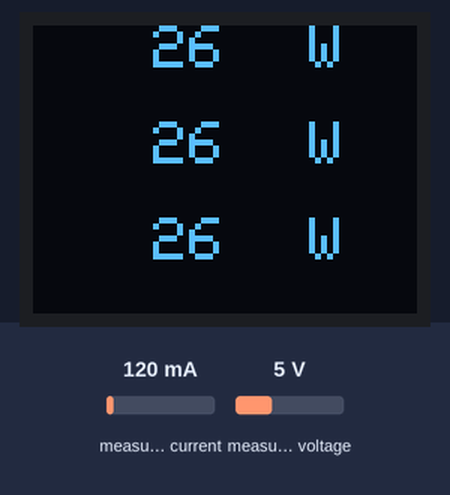
A sketch run on a simulated ESP8266 (NodeMCU). On the bench: 64×48 one-colour display. The test bench sets the inputs (shaded band); at power-on: measured current 120 mA, measured voltage 5 V. WiFi joins after 1.5 s; servers stay silent unless stated; what the sketch prints to the serial monitor is not drawn.

Above: at 3.0 s.
3.1 s: measured current set to 40 mA
At 4.6 s:
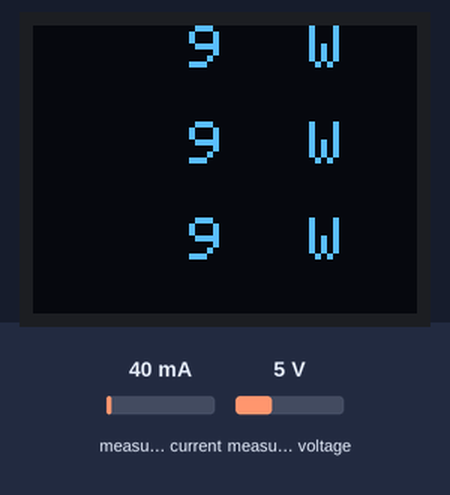
5.5 s: measured current set to 500 mA
At 7.2 s:
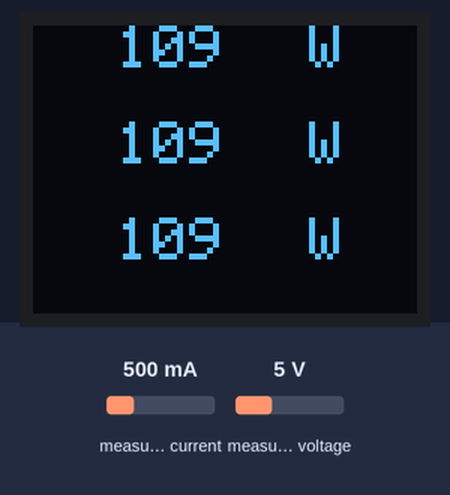
7.5 s: measured voltage set to 0.3 V
At 8.8 s:
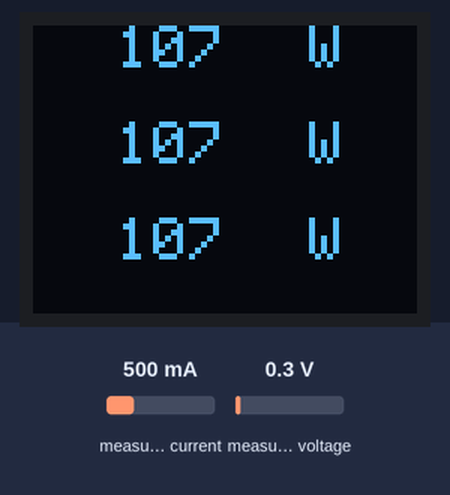
11.0 s: measured voltage set to 7.5 V
At 13.1 s:
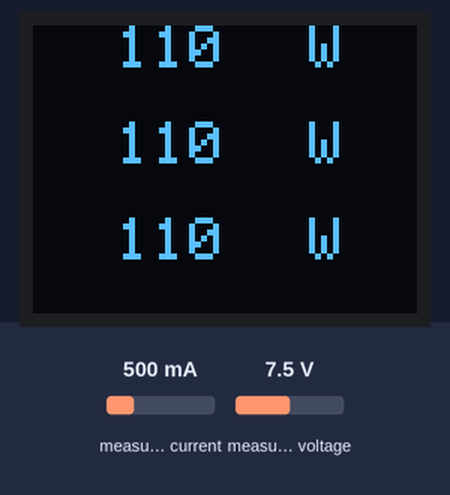
Timing chart, 0 to 14.5 s (numbered marks = the images above; inputs shaded):
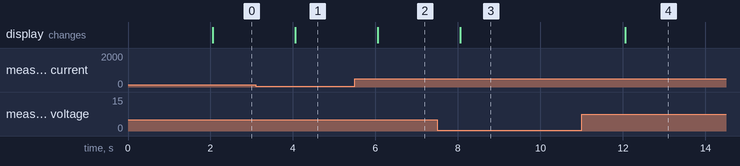

The sketch:

3phase_blynk.ino
```cpp
/*
   -PZEM004T-
   5V - 5V
   GND - GND

   D3 - TX(PZEM1)
   D4 - RX(PZEM1)

   D5 - TX(PZEM2)
   D6 - RX(PZEM2)

   D7 - TX(PZEM3)
   D0 - RX(PZEM3)

*/

#define BLYNK_PRINT Serial

#define BLYNK_TEMPLATE_ID "TMPLnx5ptZE1"
#define BLYNK_DEVICE_NAME "POWERMERTER"
#define BLYNK_AUTH_TOKEN "Did9U8FssPk-GBxXcy65IT6cl4doO3SZ"

#include <ESP8266WiFi.h>
#include <PZEM004Tv30.h>
#include <Wire.h>  // Include Wire if you're using I2C
#include <SFE_MicroOLED.h>  // Include the SFE_MicroOLED library
#include <BlynkSimpleEsp8266.h>

#define PIN_RESET -1
#define DC_JUMPER 0


MicroOLED oled(PIN_RESET, DC_JUMPER);
PZEM004Tv30 pzem1(D3, D4); //rx,tx pin for phase1
PZEM004Tv30 pzem2(D5, D6); //rx,tx pin for phase2
PZEM004Tv30 pzem3(D7, D0); //rx,tx pin for phase3

unsigned long previousMillis = 0;
float voltage1, current1, power1, energy1, frequency1, pf1;
float voltage2, current2, power2, energy2, frequency2, pf2;
float voltage3, current3, power3, energy3, frequency3, pf3;

char ssid[] = "ssid";
char pass[] = "pass";
char auth[] = BLYNK_AUTH_TOKEN;

uint8_t logo_bmp[] = {
  0x00, 0x00, 0x00, 0x00, 0x00, 0x00, 0x00, 0x00, 0x00, 0x00, 0x00, 0x00, 0x00, 0x80, 0xC0, 0xE0, 0xC0, 0xF0, 0xE0, 0x78, 0x38, 0x78, 0x3C, 0x1C, 0x3C, 0x1C, 0x1E, 0x1E, 0x1E, 0x1E, 0x1E, 0x1E, 0x1E, 0x1E, 0x1E, 0x1E, 0x1C, 0x3C, 0x1C, 0x3C, 0x78, 0x38, 0xF0, 0xE0, 0xF0, 0xC0, 0xC0, 0xC0, 0x80, 0x00, 0x00, 0x00, 0x00, 0x00, 0x00, 0x00, 0x00, 0x00, 0x00, 0x00, 0x00, 0x00, 0x00, 0x00, 0x00, 0x00, 0x00, 0x00, 0x00, 0x00, 0x00, 0x00, 0x00, 0x00, 0x00, 0x00, 0x00, 0x01, 0x03, 0x03, 0x01, 0x00, 0x00, 0xF0, 0xF8, 0x70, 0x3C, 0x3C, 0x1C, 0x1E, 0x1E, 0x0E, 0x0E, 0x0E, 0x0F, 0x0F, 0x0E, 0x0E, 0x1E, 0x1E, 0x1E, 0x3C, 0x1C, 0x7C, 0x70, 0xF0, 0x70, 0x20, 0x01, 0x01, 0x03, 0x03, 0x01, 0x00, 0x00, 0x00, 0x00, 0x00, 0x00, 0x00, 0x00, 0x00, 0x00, 0x00, 0x00, 0x00, 0x00, 0x00, 0x00, 0x00, 0x00, 0x00, 0x00, 0x00, 0x00, 0x00, 0x00, 0x00, 0x00, 0x00, 0x00, 0x00, 0x00, 0x00, 0x00, 0x00, 0x00, 0x00, 0x00, 0x00, 0x00, 0x08, 0x1C, 0x3E, 0x1E, 0x0F, 0x0F, 0x07, 0x87, 0x87, 0x07, 0x0F, 0x0F, 0x1E, 0x3E, 0x1C, 0x00, 0x00, 0x00, 0x00, 0x00, 0x00, 0x00, 0x00, 0x00, 0x00, 0x00, 0x00, 0x00, 0x00, 0x00, 0x00, 0x00, 0x00, 0x00, 0x00, 0x00, 0x00, 0x00, 0x00, 0x00, 0x00, 0x00, 0x00, 0x00, 0x00, 0x00, 0x00, 0x00, 0x00, 0x00, 0x00, 0x00, 0x00, 0x00, 0x00, 0x00, 0x00, 0x00, 0x00, 0x00, 0x00, 0x00, 0x00, 0x00, 0x00, 0x00, 0x00, 0x00, 0x06, 0x1F, 0x1F, 0x3F, 0x3F, 0x1F, 0x1F, 0x06, 0x00, 0x00, 0x00, 0x00, 0x00, 0x00, 0x00, 0x00, 0x00, 0x00, 0x00, 0x00, 0x00, 0x00, 0x00, 0x00, 0x00, 0x00, 0x00, 0x00, 0x00, 0x00, 0x00, 0x00, 0x00, 0x00, 0x00, 0x00, 0x00, 0x00, 0x00, 0x00, 0x00, 0x00, 0x00, 0x00, 0x00, 0x00, 0x00, 0x00, 0x00, 0x00, 0x00, 0x00, 0x00, 0x00, 0x00, 0x00, 0x00, 0x00, 0x00, 0x00, 0x00, 0x00, 0x00, 0x00, 0x00, 0x00, 0x00, 0x00, 0x00, 0x00, 0x00, 0x00, 0x00, 0x00, 0x00, 0x00, 0x00, 0x00, 0x00, 0x00, 0x00, 0x00, 0x00, 0x00, 0x00, 0x00, 0x00, 0x00, 0x00, 0x00, 0x00, 0x00, 0x00, 0x00, 0x00, 0x00, 0x00, 0x00, 0x00, 0x00, 0x00, 0x00, 0x00, 0x00, 0x00, 0x00, 0x00, 0x00, 0x00, 0x00, 0x00, 0x00, 0x00, 0x00, 0x00, 0x00, 0x00, 0x00, 0x00, 0x00, 0x00, 0x00, 0x00, 0x00, 0x00, 0x00, 0x00, 0x00, 0x00, 0x00, 0x00, 0x00, 0x00, 0x00, 0x00, 0x00, 0x00, 0x00, 0x00, 0x00, 0x00, 0x00, 0x00, 0x00, 0x00, 0x00, 0x00, 0x00, 0x00, 0x00, 0x00, 0x00, 0x00, 0x00, 0x00, 0x00, 0x00, 0x00, 0x00, 0x00, 0x00, 0x00, 0x00, 0x00, 0x00
};

//for reset energy
BLYNK_WRITE(V7)
{
  int pinValue = param.asInt();
  if (pinValue == HIGH) {
    Serial.println("Reset energy1");
    pzem1.resetEnergy();
  }
}
BLYNK_WRITE(V14)
{
  int pinValue = param.asInt();
  if (pinValue == HIGH) {
    Serial.println("Reset energy2");
    pzem2.resetEnergy();
  }
}
BLYNK_WRITE(V21)
{
  int pinValue = param.asInt();
  if (pinValue == HIGH) {
    Serial.println("Reset energy3");
    pzem3.resetEnergy();
  }
}

void setup() {
  Serial.begin(115200);
  Wire.begin();

  //------Display LOGO at start------
  oled.begin();
  oled.clear(PAGE);
  oled.clear(ALL);
  oled.drawBitmap(logo_bmp);//call the drawBitmap function and pass it the array from above
  oled.setFontType(0);
  oled.setCursor(0, 36);
  oled.print(" IoTbundle");
  oled.display();

  //  pzem.resetEnergy(); //reset energy

  Blynk.begin(auth, ssid, pass);

}

void loop() {
  Blynk.run();
  unsigned long currentMillis = millis();
  if (currentMillis - previousMillis >= 1000) { //run every 1 second
    previousMillis = currentMillis;
    displayValue(); //update OLED

    //------sent data to blynk------
    //phase1 (V7 for reset energy)
    if (!isnan(voltage1)) {
      Blynk.virtualWrite(V1, voltage1);
      Blynk.virtualWrite(V2, current1);
      Blynk.virtualWrite(V3, power1);
      Blynk.virtualWrite(V4, energy1);
      Blynk.virtualWrite(V5, frequency1);
      Blynk.virtualWrite(V6, pf1);
    }
    //phase2 (V14 for reset energy)
    if (!isnan(voltage2)) {
      Blynk.virtualWrite(V8, voltage2);
      Blynk.virtualWrite(V9, current2);
      Blynk.virtualWrite(V10, power2);
      Blynk.virtualWrite(V11, energy2);
      Blynk.virtualWrite(V12, frequency2);
      Blynk.virtualWrite(V13, pf2);
    }
    //phase3 (V21 for reset energy)
    if (!isnan(voltage3)) {
      Blynk.virtualWrite(V15, voltage3);
      Blynk.virtualWrite(V16, current3);
      Blynk.virtualWrite(V17, power3);
      Blynk.virtualWrite(V18, energy3);
      Blynk.virtualWrite(V19, frequency3);
      Blynk.virtualWrite(V20, pf3);
    }
  }
}

void displayValue() {

  //------read data------
  //phase1
  voltage1 = pzem1.voltage();
  current1 = pzem1.current();
  power1 = pzem1.power();
  energy1 = pzem1.energy();
  frequency1 = pzem1.frequency();
  pf1 = pzem1.pf();
  //phase2
  voltage2 = pzem2.voltage();
  current2 = pzem2.current();
  power2 = pzem2.power();
  energy2 = pzem2.energy();
  frequency2 = pzem2.frequency();
  pf2 = pzem2.pf();
  //phase3
  voltage3 = pzem3.voltage();
  current3 = pzem3.current();
  power3 = pzem3.power();
  energy3 = pzem3.energy();
  frequency3 = pzem3.frequency();
  pf3 = pzem3.pf();

  //------Update OLED display------
  oled.clear(PAGE);
  oled.setFontType(0);

  //display power
  //phase1
  if (power1 < 10) oled.setCursor(26, 0);
  else if (power1 < 100)  oled.setCursor(20, 0);
  else if (power1 < 1000)  oled.setCursor(14, 0);
  else if (power1 < 10000)  oled.setCursor(8, 0);
  else  oled.setCursor(2, 0);
  oled.print(power1, 0); oled.setCursor(46, 0); oled.println("W");
  //phase1
  if (power2 < 10) oled.setCursor(26, 16);
  else if (power2 < 100)  oled.setCursor(20, 16);
  else if (power2 < 1000)  oled.setCursor(14, 16);
  else if (power2 < 10000)  oled.setCursor(8, 16);
  else  oled.setCursor(2, 16);
  oled.print(power2, 0); oled.setCursor(46, 16); oled.println("W");
  //phase1
  if (power3 < 10) oled.setCursor(26, 32);
  else if (power3 < 100)  oled.setCursor(20, 32);
  else if (power3 < 1000)  oled.setCursor(14, 32);
  else if (power3 < 10000)  oled.setCursor(8, 32);
  else  oled.setCursor(2, 32);
  oled.print(power3, 0); oled.setCursor(46, 32); oled.println("W");

  //on error
  if (isnan(voltage1) && isnan(voltage2) && isnan(voltage3)) {
    oled.clear(PAGE);
    oled.setCursor(0, 0);
    oled.printf("Please\n\nConnect\n\nPZEM004T");
  }
  oled.display();

  //------Serial display------
  //phase1
  Serial.print("Voltage1: "); Serial.print(voltage1); Serial.println("V");
  Serial.print("Current1: "); Serial.print(current1); Serial.println("A");
  Serial.print("Power1: "); Serial.print(power1); Serial.println("W");
  Serial.print("Energy1: "); Serial.print(energy1, 3); Serial.println("kWh");
  Serial.print("Frequency1: "); Serial.print(frequency1, 1); Serial.println("Hz");
  Serial.print("PF1: "); Serial.println(pf1); Serial.println("");
  //phase2
  Serial.print("Voltage2: "); Serial.print(voltage2); Serial.println("V");
  Serial.print("Current2: "); Serial.print(current2); Serial.println("A");
  Serial.print("Power2: "); Serial.print(power2); Serial.println("W");
  Serial.print("Energy2: "); Serial.print(energy2, 3); Serial.println("kWh");
  Serial.print("Frequency2: "); Serial.print(frequency2, 1); Serial.println("Hz");
  Serial.print("PF2: "); Serial.println(pf2); Serial.println("");
  //phase3
  Serial.print("Voltage3: "); Serial.print(voltage3); Serial.println("V");
  Serial.print("Current3: "); Serial.print(current3); Serial.println("A");
  Serial.print("Power3: "); Serial.print(power3); Serial.println("W");
  Serial.print("Energy3: "); Serial.print(energy3, 3); Serial.println("kWh");
  Serial.print("Frequency3: "); Serial.print(frequency3, 1); Serial.println("Hz");
  Serial.print("PF3: "); Serial.println(pf3); Serial.println("");
}
```

Measured:
- after the input at 3.1 s, the display: changes after 0.96 s (image 1)
- after the input at 5.5 s, the display: changes after 0.56 s (image 2)
- after the input at 7.5 s, the display: changes after 0.56 s (image 3)
- after the input at 11.0 s, the display: changes after 1.1 s (image 4)
